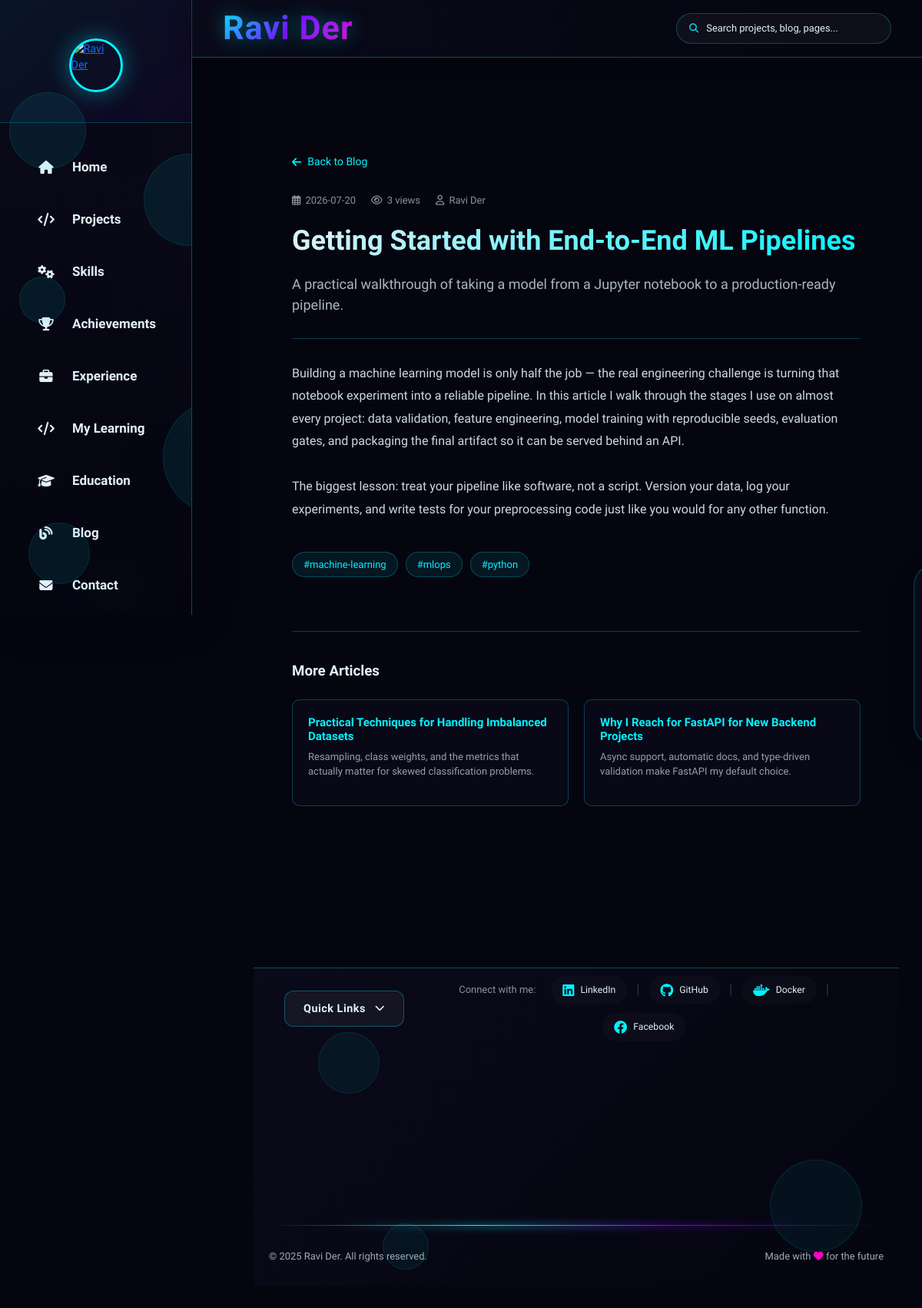
Page /blog/getting-started-with-ml-pipelines on the committed database.
### tables this page shows
CREATE TABLE blog_posts (
    id INTEGER PRIMARY KEY AUTOINCREMENT,
    slug TEXT UNIQUE NOT NULL,
    title TEXT NOT NULL,
    summary TEXT NOT NULL,
    content TEXT NOT NULL,
    cover_image TEXT,
    tags TEXT,
    author TEXT DEFAULT 'Ravi Der',
    published_at TEXT NOT NULL,
    views INTEGER DEFAULT 0
, status TEXT DEFAULT 'published', updated_at TIMESTAMP, display_order INTEGER DEFAULT 0);

### flask_app.py (the view)
    @app.route('/blog/<slug>')
    def blog_post(slug):
        conn = db.get_connection()
        with conn:
            conn.execute("UPDATE blog_posts SET views = views + 1 WHERE slug = ?", (slug,))
        post = conn.execute("SELECT * FROM blog_posts WHERE slug = ?", (slug,)).fetchone()
        related = conn.execute(
            "SELECT * FROM blog_posts WHERE slug != ? AND (status = 'published' OR status IS NULL) "
            "ORDER BY published_at DESC LIMIT 3", (slug,)
        ).fetchall()
        conn.close()
        if not post:
            abort(404)
        return render_template('blog_post.html', post=post, related=related)

### app/core/db.py (called while the page is built)
def get_connection():
    os.makedirs(DATA_DIR, exist_ok=True)
    conn = sqlite3.connect(DB_PATH)
    conn.row_factory = sqlite3.Row
    conn.execute("PRAGMA foreign_keys = ON")
    conn.execute("PRAGMA journal_mode = WAL")
    conn.execute("PRAGMA synchronous = NORMAL")
    return conn

def now_iso():
    return datetime.now(timezone.utc).isoformat()

### flask_app.py (called while the page is built)
@app.context_processor
def inject_seo_globals():
    return {
        "site_url": SITE_URL.rstrip('/'),
        "google_site_verification": GOOGLE_SITE_VERIFICATION,
    }

@app.after_request
def add_security_headers(response):
    response.headers["X-Content-Type-Options"] = "nosniff"
    response.headers["X-Frame-Options"] = "DENY"
    response.headers["X-XSS-Protection"] = "1; mode=block"
    response.headers["Referrer-Policy"] = "strict-origin-when-cross-origin"
    response.headers["Content-Security-Policy"] = (
        "default-src 'self'; "
        "img-src 'self' data: https:; "
        "style-src 'self' 'unsafe-inline' https:; "
        "script-src 'self' 'unsafe-inline' https:; "
        "connect-src 'self' https:; "
        "font-src 'self' https: data:;"
    )
    return response

@app.after_request
def set_cache_headers(response):
    if request.path.startswith('/static/'):
        response.headers['Cache-Control'] = 'public, max-age=2592000'  # 30 days for static
    else:
        response.headers['Cache-Control'] = 'public, max-age=300'  # 5 min for HTML
    return response

@app.before_request
def _start_timer():
    request._start_time = time.time()

@app.after_request
def _log_visit(response):
    try:
        duration_ms = (time.time() - getattr(request, "_start_time", time.time())) * 1000
        if not request.path.startswith("/static") and not request.path.startswith("/api/analytics"):
            try:
                _visit_queue.put_nowait({
                    "path": request.path,
                    "method": request.method,
                    "status_code": response.status_code,
                    "duration_ms": round(duration_ms, 2),
                    "user_agent": request.headers.get("User-Agent", "")[:255],
                    "visited_at": db.now_iso(),
                })
            except queue.Full:
                print("[analytics] Visit queue full, dropping event")
    except Exception as exc:
        print(f"[analytics] Failed to enqueue visit: {exc}")
    return response

### templates/blog_post.html (shortened to what this page needs)
{% extends 'base.html' %}
{% block extra_css %}
<link rel="stylesheet" href="https://cdnjs.cloudflare.com/ajax/libs/font-awesome/6.4.0/css/all.min.css">
{% endblock %}
{% block content %}
<section class="post-section">
    <div class="post-container">
        <a href="{{ url_for('blog') }}" class="back-to-blog">
            <i class="fas fa-arrow-left"></i> Back to Blog
        </a>
        <div class="post-meta">
            <span><i class="far fa-calendar-alt"></i> {{ post.published_at[:10] if post.published_at else '' }}</span>
            <span><i class="far fa-eye"></i> {{ post.views }} views</span>
            {% if post.author %}<span><i class="far fa-user"></i> {{ post.author }}</span>{% endif %}
        </div>
        <h1 class="post-title">{{ post.title }}</h1>
        <p class="post-summary">{{ post.summary }}</p>
        <div class="post-body">{{ post.content }}</div>
        {% if post.tags %}
        <div class="post-tags">
            {% for tag in post.tags.split(',') %}
                {% if tag.strip() %}<span class="post-tag">#{{ tag.strip() }}</span>{% endif %}
            {% endfor %}
        </div>
        {% endif %}
        {% if related %}
        <div class="related-section">
            <h3 class="related-title">More Articles</h3>
            <div class="related-grid">
                {% for r in related %}
                <a href="{{ url_for('blog_post', slug=r.slug) }}" class="related-card">
                    <h4>{{ r.title }}</h4>
                    <p>{{ r.summary }}</p>
                </a>
                {% endfor %}
            </div>
        </div>
        {% endif %}
    </div>
</section>
{% endblock %}

### static/css/enhancements.css (style rules this page uses)
html { scroll-behavior: smooth; }
html { font-size: 90%; }

### static/css/mobile-responsive.css (style rules this page uses)
:root { --primary: #00f3ff; --secondary: #7b00ff; --dark: #0a0a1a; --darker: #050510; --light: #e2f1f8; --accent: #ff00c8; --sidebar-width-mobile: 230px; --sidebar-width-tablet: 300px; --sidebar-width-desktop: 300px; }
@media (min-width: 1025px) { :root { --sidebar-width: var(--sidebar-width-desktop); } }
@media (min-width: 1025px) { h1 { font-size: 2.5rem !important; } }
@media (min-width: 1025px) { h3 { font-size: 1.3rem !important; } }
@media (prefers-color-scheme: light) { body { background-color: #f5f7fa; color: #333; } }

### templates/blog_post.html (style rules this page uses)
:root { --primary: #00f3ff; --primary-glow: rgba(0, 243, 255, 0.4); --secondary: #7b00ff; --dark: #0a0a1a; --darker: #050510; --light: #e2f1f8; --accent: #ff00c8; --card-bg: rgba(10, 10, 26, 0.75); --border-glow: rgba(0, 243, 255, 0.25); }
* { margin: 0; padding: 0; box-sizing: border-box; }
body { font-family: 'Exo 2', sans-serif; background-color: var(--darker); color: var(--light); }
h1, h2, h3, h4 { font-family: 'Orbitron', sans-serif; font-weight: 700; }
.post-section { min-height: 100vh; padding: 60px 0 100px; }
.post-container { max-width: 860px; margin: 0 auto; padding: 0 20px; }
.back-to-blog { display: inline-flex; align-items: center; gap: 8px; color: var(--primary); text-decoration: none; font-size: 14px; margin-bottom: 30px; transition: all 0.3s; }
.post-meta { display: flex; gap: 20px; flex-wrap: wrap; font-size: 13px; color: rgba(226, 241, 248, 0.6); margin-bottom: 20px; }
.post-meta span { display: inline-flex; align-items: center; gap: 6px; }
.post-title { font-size: clamp(28px, 4vw, 42px); line-height: 1.25; margin-bottom: 20px; background: linear-gradient(135deg, var(--light), var(--primary)); -webkit-background-clip: text; background-clip: text; -webkit-text-fill-color: transparent; }
.post-summary { font-size: 18px; color: rgba(226, 241, 248, 0.75); margin-bottom: 30px; padding-bottom: 30px; border-bottom: 1px solid var(--border-glow); }
.post-body { font-size: 16px; line-height: 1.85; color: rgba(226, 241, 248, 0.9); white-space: pre-line; }
.post-tags { display: flex; gap: 10px; flex-wrap: wrap; margin-top: 40px; }
.post-tag { background: rgba(0, 243, 255, 0.08); border: 1px solid var(--border-glow); color: var(--primary); padding: 6px 14px; border-radius: 20px; font-size: 13px; }
.related-section { margin-top: 70px; padding-top: 40px; border-top: 1px solid var(--border-glow); }
.related-title { font-size: 22px; margin-bottom: 25px; }
.related-grid { display: grid; grid-template-columns: repeat(auto-fit, minmax(220px, 1fr)); gap: 20px; }
.related-card { background: var(--card-bg); border: 1px solid var(--border-glow); border-radius: 10px; padding: 20px; text-decoration: none; color: var(--light); transition: all 0.3s; display: block; }
.related-card h4 { font-size: 15px; margin-bottom: 8px; color: var(--primary); }
.related-card p { font-size: 13px; color: rgba(226, 241, 248, 0.65); }

### templates/base.html (style rules this page uses)
:root { --primary: #00f3ff; --secondary: #7b00ff; --dark: #0a0a1a; --darker: #050510; --light: #e2f1f8; --accent: #ff00c8; --sidebar-width: 300px; --sidebar-collapsed: 80px; }
* { -ms-overflow-style: none; scrollbar-width: none; }
html, body { margin: 0; padding: 0; overflow-x: hidden; font-family: 'Exo 2', sans-serif; background-color: var(--darker); color: var(--light); height: 100%; }
body::before { content: ''; position: fixed; top: 0; left: 0; width: 100%; height: 100%; background: radial-gradient(circle at 20% 50%, rgba(123, 0, 255, 0.15) 0%, transparent 25%), radial-gradient(circle at 80% 20%, rgba(0, 243, 255, 0.1) 0%, transparent 25%), radial-gradient(circle at 40% 80%, rgba(255, 0, 200, 0.08) 0%, transparent 25%); z-index: -1; pointer-events: none; }
html, body { width: 100%; position: relative; }
* { transition: color 0.3s ease, background-color 0.3s ease, border-color 0.3s ease; }

### templates/footer.html (style rules this page uses)
:root { --primary: #00f3ff; --secondary: #7b00ff; --dark: #0a0a1a; --darker: #050510; --light: #e2f1f8; --accent: #ff00c8; }

### rows in the picture
blog_posts: published_at "2026-07-20", views "3", author "Ravi Der", title "Getting Started with End-to-End ML Pipelines", summary "A practical walkthrough of taking a model from a Jupyter notebook to a production-ready pipeline.", content "Building a machine learning model is only half the job — the real engineering challenge is turning that notebook experiment into a reliable pipeline. In this article I walk through the stages I use on almost every project: data validation, feature engineering, model training with reproducible seeds, evaluation gates, and packaging the final artifact so it can be served behind an API. The biggest lesson: treat your pipeline like software, not a script. Version your data, log your experiments, and write tests for your preprocessing code just like you would for any other function."
blog_posts: title "Practical Techniques for Handling Imbalanced Datasets", summary "Resampling, class weights, and the metrics that actually matter for skewed classification problems."
blog_posts: title "Why I Reach for FastAPI for New Backend Projects", summary "Async support, automatic docs, and type-driven validation make FastAPI my default choice."

### other values in the picture
{{ tag.strip() }} "machine-learning" "mlops" "python"
